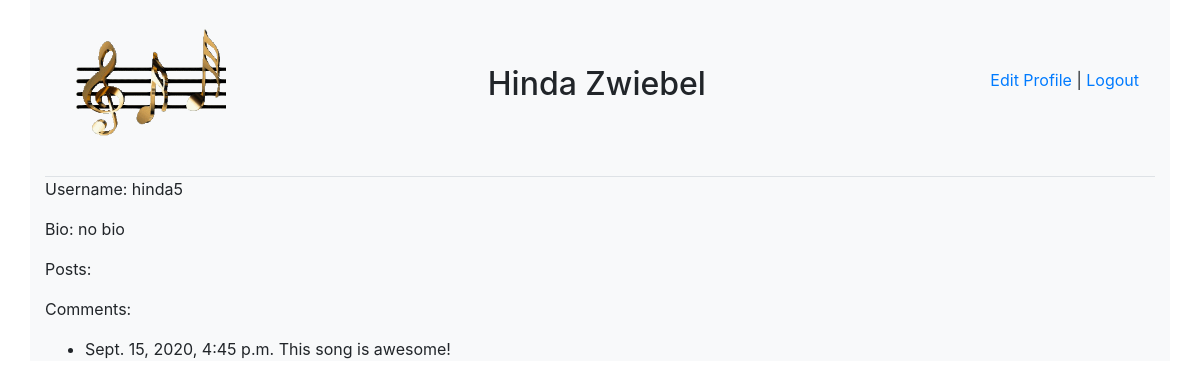
/view_user/7, run on an earlier commit of the app's database.
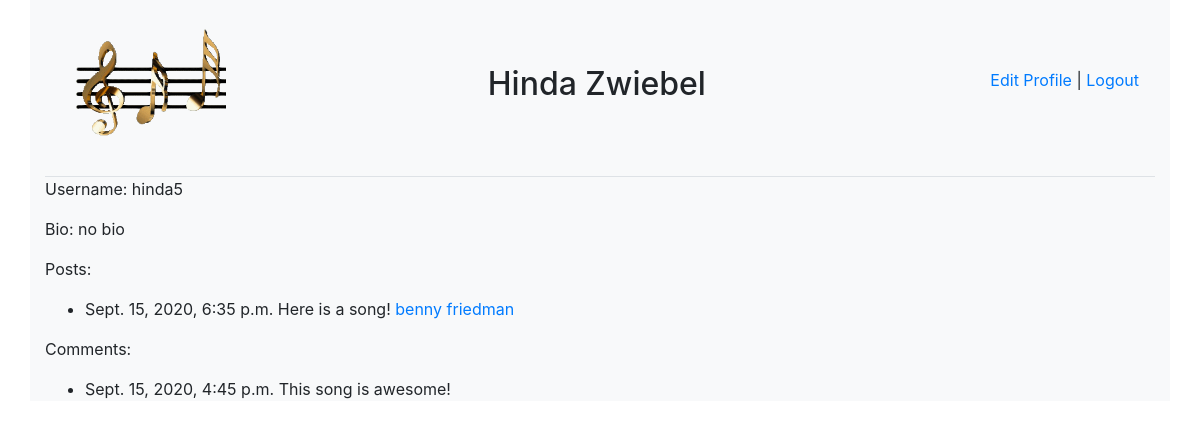
And on a later commit of the database.
### app_one/models.py (models this page shows)
class Comment(models.Model):
    content = models.CharField(max_length=255)
    post = models.ForeignKey(Posts, related_name="comment", on_delete=models.CASCADE)
    poster = models.ForeignKey(User, related_name="comment", on_delete=models.CASCADE)
    liked = models.ManyToManyField(User, related_name="liked")
    created_at = models.DateTimeField(auto_now_add=True)
    updated_at = models.DateTimeField(auto_now=True)
    objects = CommentManager()

class Posts(models.Model):
    poster = models.ForeignKey(User, related_name="posts", on_delete=models.CASCADE)
    content = models.TextField()
    likes = models.ManyToManyField(User, related_name="likes")
    song_link = models.CharField(max_length=255)
    song_name = models.CharField(max_length=255)
    created_at = models.DateTimeField(auto_now_add=True)
    updated_at = models.DateTimeField(auto_now=True)
    objects = PostManager()

### app_one/views.py (the view)
# urls.py: path('view_user/<int:id>', views.view_user),
def view_user(request, id):
    context = {
        'user': User.objects.get(id=id)
    }
    return render(request, 'view.html', context)

### app_one/templates/view.html (shortened to what this page needs)
<!DOCTYPE html>
<html lang="en">
<head>
    <link rel="stylesheet" href="https://stackpath.bootstrapcdn.com/bootstrap/4.5.2/css/bootstrap.min.css"
>
</head>
<body>
    <div class="container bg-light">
        <nav class="navbar navbar-expand border-bottom">
            <div class="container">
                <div class="col">
                    <a class="navbar-brand" href="/home"><img src="..\static\music.gif" alt="Link to Home page"></a>
                </div>
                <div class="collapse navbar-collapse" id="navbarNav">
                        <h2>{{user.first_name}} {{user.last_name}}</h2>
                    </div>
                        <p><a href="/edit_prof/{{request.session.user_id}}" class="link">Edit Profile </a>|<a href="/logout"> Logout</a></p>
                    </div>
                </div>
        <div class="container bg-light">
            <p>Username: {{user.username}}</p>
            <p>Bio: {{user.biography}}</p>
            <p>Posts:</p>
            <ul>
                {% for post in user.posts.all reversed %}
                <li>{{post.created_at}} {{post.content}} <a href="{{post.song_link}}">{{post.song_name}}</a></li>
                {% endfor %}
            </ul>
            <p>Comments:</p>
            <ul>
                {% for comment in user.comment.all %}
                <li>{{comment.created_at}} {{comment.content}}</li>
                {% endfor %}
            </ul>
        </div>
</body>
</html>

What changed in the data, as far as the page shows it:
added Posts: created_at "Sept. 15, 2020, 6:35 p.m.", content "Here is a song!", song_name "benny friedman"
